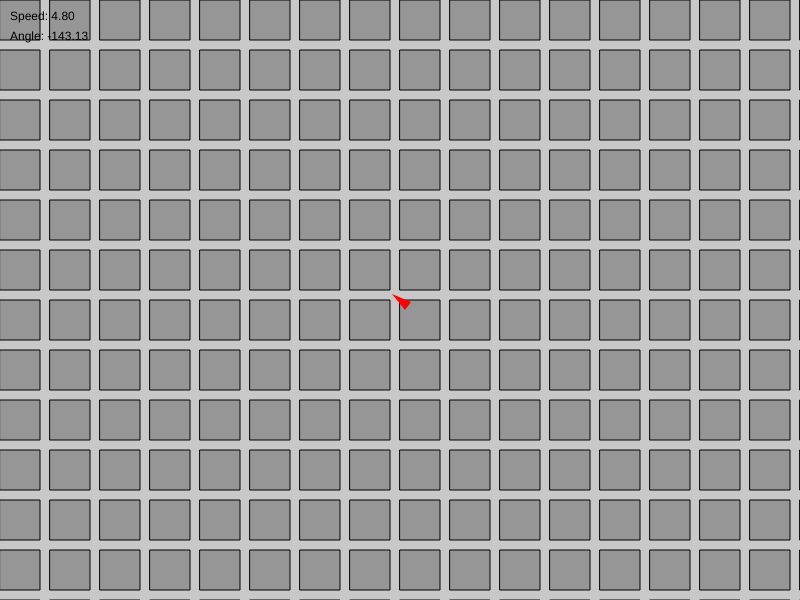
Frame 1 (no input)
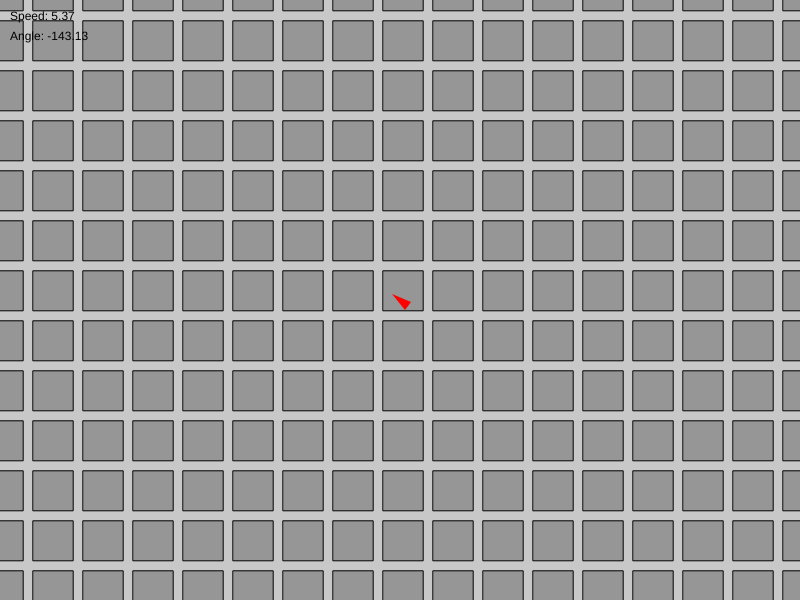
Frame 60 (no input)
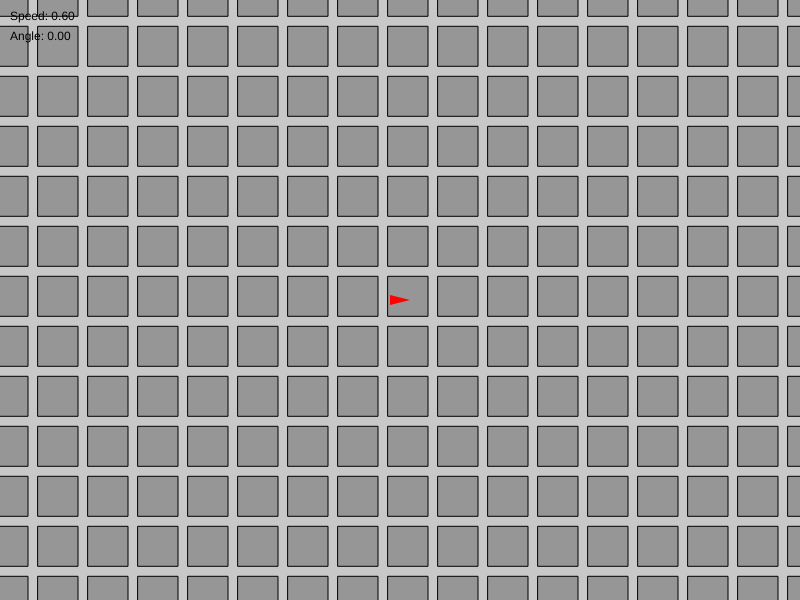
Frame 120 (the mouse pressed at the canvas centre since frame 60)

The p5.js sketch that drew these frames (run headless with seeded random() and noise() and a simulated clock; from frame 60 on, the mouse is pressed at the canvas centre):

// p5.js sketch
// ── sketch.js

let plane;
let bgX = 0, bgY = 0;

function setup() {
  createCanvas(800, 600);
  plane = new Plane();
}

function draw() {
  background(200);
  
  bgX -= plane.velocity.x;
  bgY -= plane.velocity.y;
  
  push();
  translate(bgX, bgY);
  drawBackground();
  pop();
  
  plane.update();
  plane.display();
  
  fill(0);
  text("Speed: " + nf(plane.velocity.mag(), 1, 2), 10, 20);
  text("Angle: " + nf(degrees(plane.angle), 1, 2), 10, 40);
}

function drawBackground() {
  for (let x = -width; x < width * 2; x += 50) {
    for (let y = -height; y < height * 2; y += 50) {
      fill(150);
      rect(x, y, 40, 40);
    }
  }
}

class Plane {
  constructor() {
    this.position = createVector(width / 2, height / 2);
    this.velocity = createVector(0, 0);
    this.angle = 0;
    this.maxTurnAngle = 360;
    this.speed = 2;
    this.maxSpeed = 120;
    this.minSpeed = 0.5;
    this.acceleration = 0.1;
    this.lift = 0.15; 
    this.gravity = 0.05; 
  }

  update() {
    let target = createVector(mouseX - width / 2, mouseY - height / 2);
    let direction = target.copy().normalize();
    let targetAngle = direction.heading();
    
    let angleDiff = targetAngle - this.angle;
    angleDiff = atan2(sin(angleDiff), cos(angleDiff));
    this.angle += constrain(angleDiff, -this.maxTurnAngle,                 this.maxTurnAngle);
    
    if (this.angle > 360 || this.angle <= -360){
    this.angle = 0
    }
   
    this.lift = sin(this.angle) * 0.15; 
    this.velocity.y += this.lift; 
    
    
    this.velocity.y += this.gravity;
    
    direction.setMag(this.speed*3);
    this.velocity.x = direction.x;
    
    this.position.add(this.velocity);
  }

  display() {
    push();
    translate(width / 2, height / 2);
    rotate(this.angle);
    fill(255, 0, 0);
    noStroke();
    triangle(-10, 5, -10, -5, 10, 0);
    pop();
  }
}

// ── style.css
:root {
    font-family: 'Lucida Sans', 'Lucida Sans Regular', 'Lucida Grande', 'Lucida Sans Unicode', Geneva, Verdana, sans-serif;
    font-size: 18px;
    background-color: #74b6ec;
}

header{
    margin: 20px 40px;
    padding: 20px 20px;
    text-align: center;
    background-color: rgba(90, 142, 185, 0.329);
    border: solid 4px rgba(31, 54, 73, 0.671);
    border-radius: 8px;
}

section{
    margin: 20px 40px;
    padding: 20px 40px;
    text-align: center;
    background-color: rgba(90, 142, 185, 0.329);
    border: solid 4px rgba(31, 54, 73, 0.671);
    border-radius: 8px;
}
section > ul {
    list-style: none;
    padding: 0;
}

.p5-container {
    width: 100%;
    height: 100%;
}

footer {
    text-align: center;
    background-color: rgba(90, 142, 185, 0.329);
    border: solid 4px rgba(31, 54, 73, 0.671);
    margin: 20px 40px;
}
h1 {
    font-size: 45px;
    font-weight: 800;
    margin-bottom: 16px;
}
h3 {
    font-size: 14px;
    font-weight: 500;
}

.controls {
    font-size: 32px;
    font-weight: 900;
}
